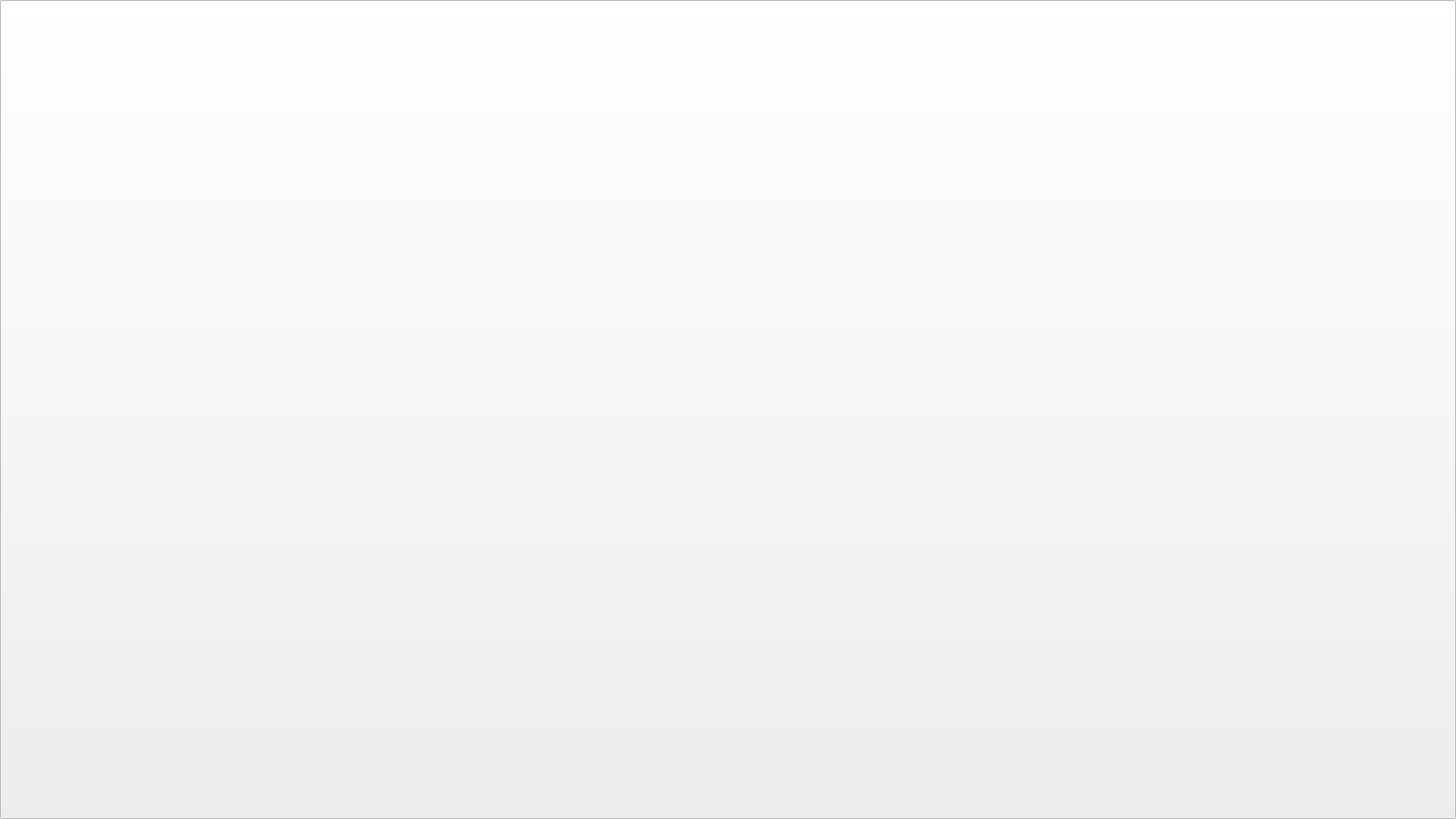
<?xml version="1.0" encoding="UTF-8"?>
<ui version="4.0">
 <class>Startwindow</class>
 <widget class="QMainWindow" name="Startwindow">
  <property name="geometry">
   <rect>
    <x>0</x>
    <y>0</y>
    <width>1920</width>
    <height>1080</height>
   </rect>
  </property>
  <property name="font">
   <font>
    <family>NanumBarunGothic</family>
    <pointsize>11</pointsize>
   </font>
  </property>
  <property name="mouseTracking">
   <bool>false</bool>
  </property>
  <property name="windowTitle">
   <string>시작화면</string>
  </property>
  <property name="toolTip">
   <string notr="true"/>
  </property>
  <property name="toolTipDuration">
   <number>0</number>
  </property>
  <property name="statusTip">
   <string notr="true"/>
  </property>
  <property name="whatsThis">
   <string notr="true"/>
  </property>
  <property name="accessibleName">
   <string notr="true"/>
  </property>
  <property name="accessibleDescription">
   <string notr="true"/>
  </property>
  <property name="autoFillBackground">
   <bool>false</bool>
  </property>
  <widget class="QWidget" name="centralwidget">
   <widget class="QPushButton" name="start">
    <property name="geometry">
     <rect>
      <x>0</x>
      <y>0</y>
      <width>1920</width>
      <height>1080</height>
     </rect>
    </property>
    <property name="minimumSize">
     <size>
      <width>21</width>
      <height>0</height>
     </size>
    </property>
    <property name="text">
     <string/>
    </property>
    <property name="icon">
     <iconset>
      <normaloff>../img/pages_v2/슬라이드1.jpg</normaloff>../img/pages_v2/슬라이드1.jpg</iconset>
    </property>
    <property name="iconSize">
     <size>
      <width>1920</width>
      <height>1080</height>
     </size>
    </property>
   </widget>
  </widget>
 </widget>
 <resources/>
 <connections/>
</ui>
